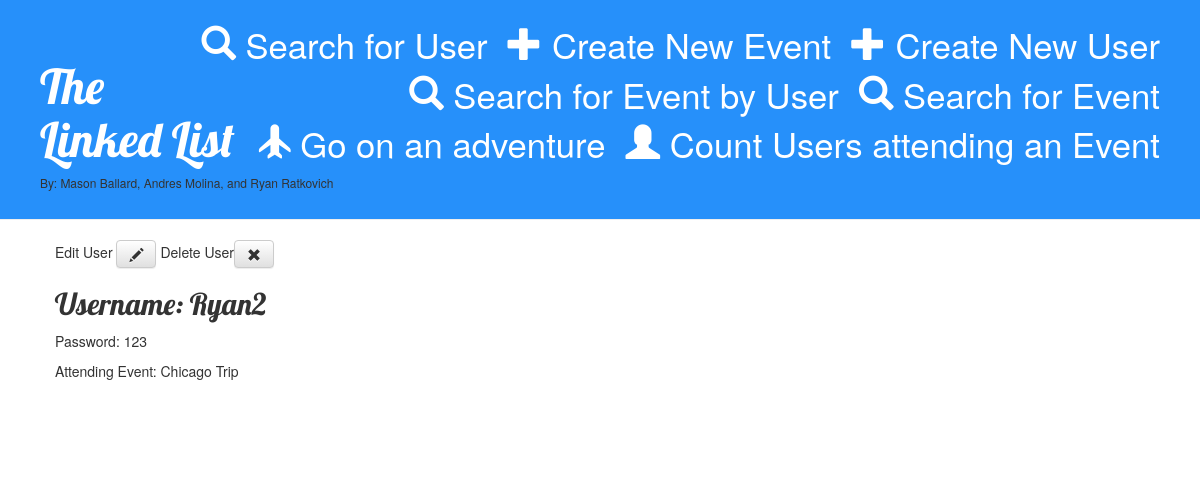
The app's page /user/5/ with its own data.
### api/models.py (models this page shows, shortened)
class User(models.Model):
    username = models.CharField(max_length=20)
    password = models.CharField(max_length=20)
    event = models.CharField(default="",max_length=20)

### api/views.py (the view)
# urls.py: path('user/<int:pk>/', views.user_detail, name='user_detail'),
def user_detail(request, pk):
    user = get_object_or_404(User, pk=pk)
    return render(request, 'api/user_detail.html', {'user': user})

### api/templates/api/user_detail.html
{% extends 'api/base.html' %}
{% block content %}
    <div class="user">
        Edit User <a class="btn btn-default" href="{% url 'user_edit' pk=user.pk %}"><span class="glyphicon glyphicon-pencil"></span></a>
        Delete User<a class="btn btn-default" href="{% url 'user_remove' pk=user.pk %}"><span class="glyphicon glyphicon-remove"></span></a>
        <h2>Username: {{ user.username }}</h2>
        <p>Password: {{ user.password|linebreaksbr }}</p>
        <p>Attending Event: {{ user.event|linebreaksbr }}</p>
    </div>
{% endblock %}

### api/static/css/api.css (style rules this page uses)
h1, h2, h3, h4 { font-family: 'Lobster', cursive; }
.user { margin-bottom: 70px; }

### records on screen
User: username "Ryan2", password "123", event "Chicago Trip"
